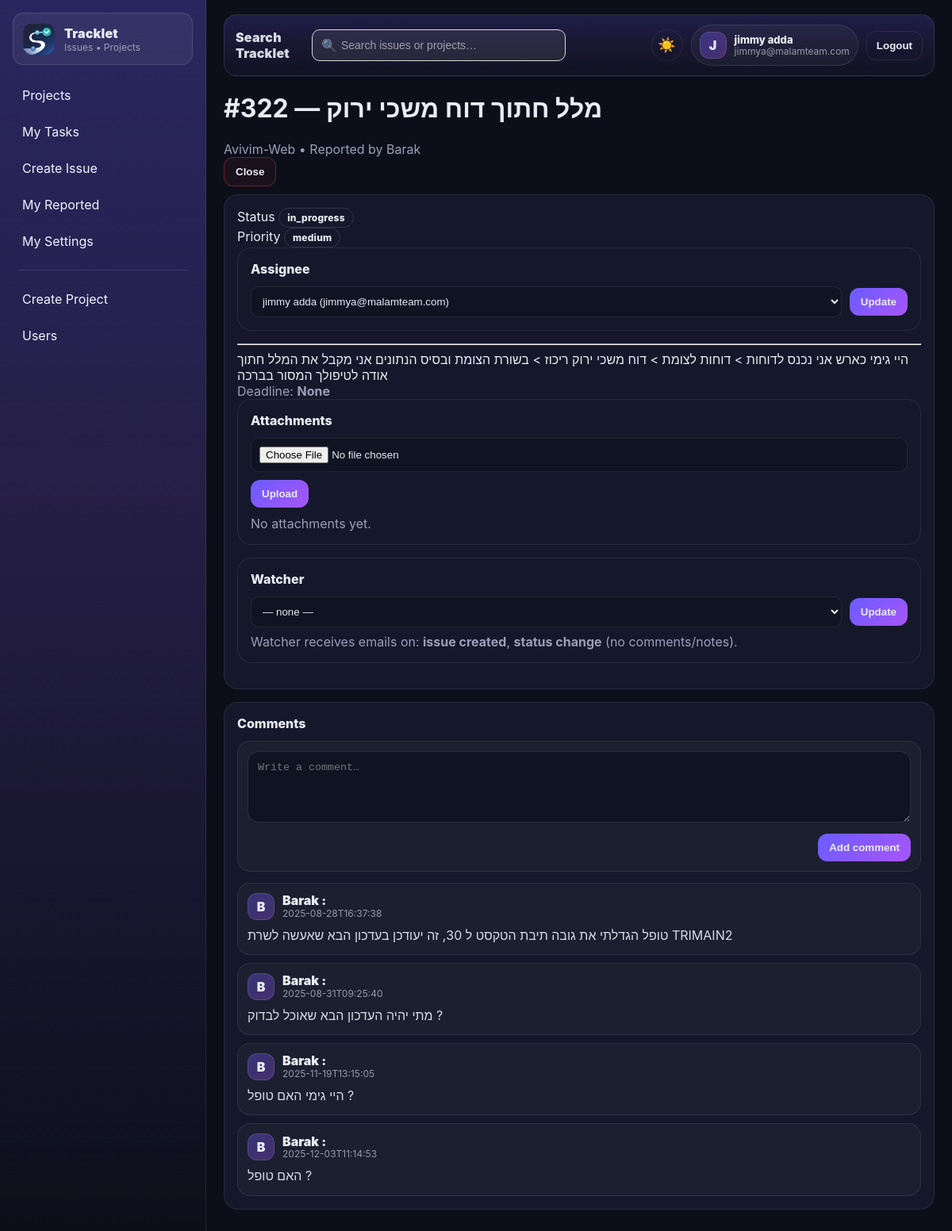
Before: /issues/322 (signed in) with the older database file.
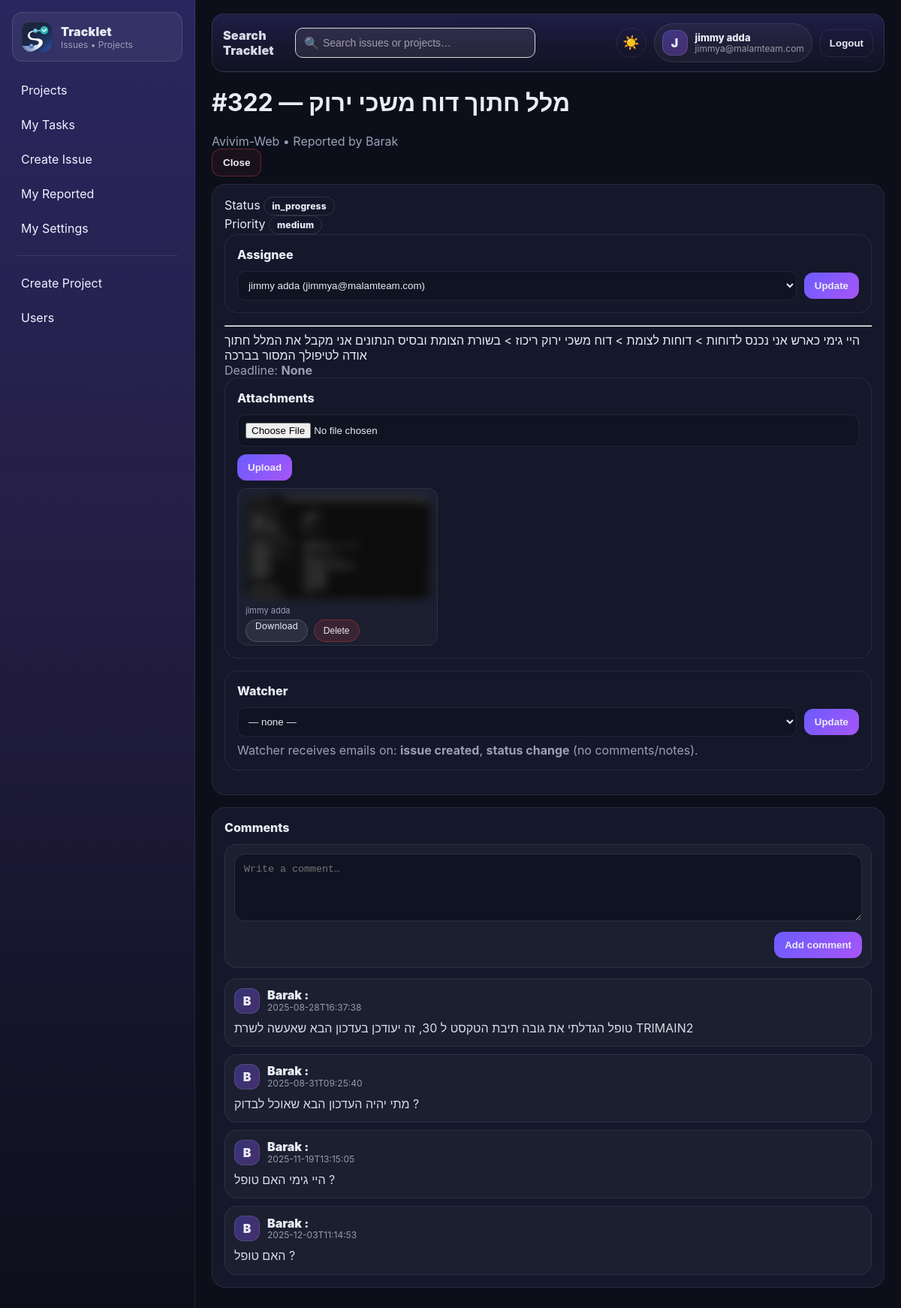
After: the same page with the newer database file.
### tables this page shows
CREATE TABLE users (
  id INTEGER PRIMARY KEY AUTOINCREMENT,
  email TEXT NOT NULL UNIQUE,
  password_hash TEXT NOT NULL,
  name TEXT NOT NULL,
  role TEXT NOT NULL DEFAULT 'user',     -- admin|pm|user
  photo_path TEXT,
  is_active INTEGER NOT NULL DEFAULT 1,
  created_at TEXT NOT NULL DEFAULT (datetime('now'))
);

CREATE TABLE issue_comments (
  id INTEGER PRIMARY KEY AUTOINCREMENT,
  issue_id INTEGER NOT NULL,
  author_id INTEGER NOT NULL,
  body TEXT NOT NULL,
  created_at TEXT NOT NULL DEFAULT (datetime('now')),
  FOREIGN KEY(issue_id) REFERENCES issues(id),
  FOREIGN KEY(author_id) REFERENCES users(id)
);

CREATE TABLE issue_files (
            id INTEGER PRIMARY KEY AUTOINCREMENT,
            issue_id INTEGER NOT NULL,
            uploader_id INTEGER NOT NULL,
            stored_name TEXT NOT NULL,
            original_name TEXT NOT NULL,
            mime_type TEXT,
            size_bytes INTEGER NOT NULL DEFAULT 0,
            created_at TEXT NOT NULL DEFAULT (datetime('now')),
            FOREIGN KEY(issue_id) REFERENCES issues(id),
            FOREIGN KEY(uploader_id) REFERENCES users(id)
            );

### app.py (the view)
@app.get("/issues/<int:issue_id>")
@login_required
def issue_view(issue_id: int):
    issue = get_issue_view(issue_id)
    users = list_users_active()
    if not issue:
        abort(404)
    files = list_issue_files(issue_id)
    return render_template(
        "issue_view.html",
        issue=issue,
        comments=list_comments(issue_id),
        users=users,
        files=files,
        mail_enabled=mail_is_configured(),
    )

### TrackletDB.py (called while the page is built)
def get_db_path() -> str:
    return settings.DB_PATH

def _ensure_parent(db_path: str) -> None:
    Path(db_path).parent.mkdir(parents=True, exist_ok=True)

def get_connection() -> sqlite3.Connection:
    db_path = get_db_path()
    _ensure_parent(db_path)
    conn = sqlite3.connect(db_path, detect_types=sqlite3.PARSE_DECLTYPES)
    conn.row_factory = sqlite3.Row
    conn.execute("PRAGMA foreign_keys = ON;")
    conn.execute("PRAGMA journal_mode = WAL;")
    return conn

def db_read_one(sql: str, params: tuple[Any, ...] = ()) -> Optional[sqlite3.Row]:
    conn = get_connection()
    try:
        cur = conn.cursor()
        cur.execute(sql, params)
        return cur.fetchone()
    finally:
        conn.close()

def db_read_all(sql: str, params: tuple[Any, ...] = ()) -> list[sqlite3.Row]:
    conn = get_connection()
    try:
        cur = conn.cursor()
        cur.execute(sql, params)
        return cur.fetchall()
    finally:
        conn.close()

def get_user_by_id(user_id: int) -> Optional[sqlite3.Row]:
    return db_read_one("SELECT * FROM users WHERE id=? AND is_active=1", (user_id,))

### app.py (called while the page is built)
@app.context_processor
def inject_settings():
    return {"settings": settings}

### templates/issue_view.html (shortened to what the changed rows need)
{% extends "layout.html" %}
{% block content %}
  <div class="header">
    <div>
      <h1>#{{ issue.id }} — {{ issue.title }}</h1>
      <div class="muted">{{ issue.project_name }} • Reported by {{ issue.reporter_name }}</div>
    </div>
  </div>
  <div class="cards">
    <div class="card">
      <div class="card">
  <div class="attach-grid">
    {% for f in files %}
    <div class="attach-card">
  {% if f.mime_type and f.mime_type.startswith('image/') %}
    <img class="preview-blur" src="{{ url_for('file_view', file_id=f.id) }}" alt="{{ f.original_name }}">
  {% else %}
    <div class="preview-blur file-fallback">
      <div class="file-label">FILE</div>
      <div class="muted">{{ f.original_name }}</div>
    </div>
  {% endif %}
<div class="attach-footer">
  <span class="uploader">{{ f.uploader_name }}</span>
  <div class="attach-actions">
    <a class="btn-glass" href="{{ url_for('file_download', file_id=f.id) }}">Download</a>
    <form method="post"
          action="{{ url_for('file_delete', file_id=f.id) }}"
          onsubmit="return confirm('Delete this file?')">
      <button type="submit" class="btn-glass-danger">Delete</button>
    </form>
  </div>
</div>
</div>
    {% else %}
      <div class="muted">No attachments yet.</div>
    {% endfor %}
  </div>
</div>
    </div>
<div class="card">
  <div class="comment-list">
    {% for c in comments %}
      <div class="comment-item">
        <div class="comment-head">
          <div class="comment-author">
            <div class="comment-avatar">{{ (c.author_name or "U")[:1] | upper }}</div>
            <div class="comment-author-meta">
              <div class="comment-author-name">{{ c.author_name }} : </div>
              <div class="comment-time">{{ (c.created_at or "")[:19] }}</div>
            </div>
          </div>
        </div>
        <div class="comment-body">{{ c.body }}</div>
      </div>
    {% else %}
      <div class="muted">No comments yet.</div>
    {% endfor %}
  </div>
</div>
  </div>
{% endblock %}

Changed rows visible on the page:
added issue_files: uploader_name "jimmy adda"
Other visible differences:
text no longer shown: "No attachments yet."
